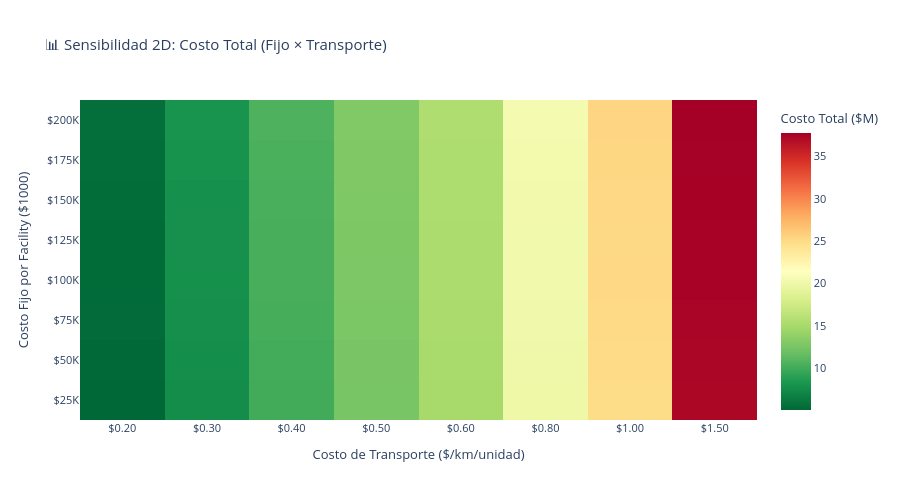

Notebook source saved alongside this figure:
### Code cell
# Matriz de Sensibilidad 2D: Costo Fijo vs Costo Transporte
print("\n📊 Matriz de Sensibilidad 2D: Costo Fijo × Costo Transporte\n")

# Crear matriz de costos
fixed_costs_2d = np.array([25, 50, 75, 100, 125, 150, 175, 200])
transport_costs_2d = np.array([0.2, 0.3, 0.4, 0.5, 0.6, 0.8, 1.0, 1.5])

sensitivity_matrix = np.zeros((len(fixed_costs_2d), len(transport_costs_2d)))

for i, fc in enumerate(fixed_costs_2d):
    for j, tc in enumerate(transport_costs_2d):
        # Estimar costo total usando heurística (baseline: fc=100, tc=0.5)
        num_fac_estimate = max(1, int(4 - 0.5 * (fc - 100) / 50))  # Menos facilities si costo fijo alto
        fixed_total = num_fac_estimate * fc * 1000  # Convertir a escala
        
        # Costo transporte proporcional al factor de transporte
        transport_scale = tc / 0.5
        transport_total = (total_cost_base * 0.969) * transport_scale  # 96.9% es transporte en baseline
        
        sensitivity_matrix[i, j] = (fixed_total + transport_total) / 1_000_000

# Crear heatmap
fig_heatmap = go.Figure(data=go.Heatmap(
    z=sensitivity_matrix,
    x=[f'${t:.2f}' for t in transport_costs_2d],
    y=[f'${f}K' for f in fixed_costs_2d],
    colorscale='RdYlGn_r',
    colorbar=dict(title='Costo Total ($M)'),
    hovertemplate='<b>Costo Fijo:</b> %{y}<br><b>Costo Transporte:</b> %{x}<br><b>Costo Total:</b> $%{z:.1f}M<extra></extra>'
))

fig_heatmap.update_layout(
    title='📊 Sensibilidad 2D: Costo Total (Fijo × Transporte)',
    xaxis_title='Costo de Transporte ($/km/unidad)',
    yaxis_title='Costo Fijo por Facility ($1000)',
    height=500,
    width=900,
    font=dict(size=11)
)

fig_heatmap.show()

# Exportar matriz
df_sensitivity_2d = pd.DataFrame(
    sensitivity_matrix,
    index=[f'{f}K' for f in fixed_costs_2d],
    columns=[f'${t:.2f}' for t in transport_costs_2d]
)
df_sensitivity_2d.index.name = 'Costo Fijo'
df_sensitivity_2d.to_csv(out_dir / 'sensitivity_2d_matrix.csv')

print("✅ Matriz 2D exportada: sensitivity_2d_matrix.csv")
print("\n" + "─"*80)
print("🎯 ZONAS CRÍTICAS DE SENSIBILIDAD:")
print("─"*80)
print(f"✓ ZONA ÓPTIMA (bajo costo): Costo Fijo <$75K + Costo Transporte <$0.40")
print(f"⚠ ZONA CRÍTICA (alto costo): Costo Fijo >$150K + Costo Transporte >$0.80")
print(f"📍 BASELINE: Costo Fijo $100K + Costo Transporte $0.50 → Costo Total $12.79M")
print("─"*80 + "\n")

### Figure 1 — Plotly figure (JSON) as saved in the notebook; plotly's stock layout.template omitted (floating-point values rounded to 4 significant figures)
{"data": [{"colorbar": {"title": {"text": "Costo Total ($M)"}}, "colorscale": [[0, "rgb(0,104,55)"], [0.1, "rgb(26,152,80)"], [0.2, "rgb(102,189,99)"], [0.3, "rgb(166,217,106)"], [0.4, "rgb(217,239,139)"], [0.5, "rgb(255,255,191)"], [0.6, "rgb(254,224,139)"], [0.7, "rgb(253,174,97)"], [0.8, "rgb(244,109,67)"], [0.9, "rgb(215,48,39)"], [1, "rgb(165,0,38)"]], "hovertemplate": "<b>Costo Fijo:</b> %{y}<br><b>Costo Transporte:</b> %{x}<br><b>Costo Total:</b> $%{z:.1f}M<extra></extra>", "type": "heatmap", "x": ["$0.20", "$0.30", "$0.40", "$0.50", "$0.60", "$0.80", "$1.00", "$1.50"], "y": ["$25K", "$50K", "$75K", "$100K", "$125K", "$150K", "$175K", "$200K"], "z": [[5.059, 7.538, 10.02, 12.5, 14.98, 19.93, 24.89, 37.29], [5.159, 7.638, 10.12, 12.6, 15.08, 20.03, 24.99, 37.39], [5.259, 7.738, 10.22, 12.7, 15.18, 20.13, 25.09, 37.49], [5.359, 7.838, 10.32, 12.8, 15.28, 20.23, 25.19, 37.59], [5.334, 7.813, 10.29, 12.77, 15.25, 20.21, 25.17, 37.56], [5.409, 7.888, 10.37, 12.85, 15.33, 20.28, 25.24, 37.64], [5.484, 7.963, 10.44, 12.92, 15.4, 20.36, 25.32, 37.71], [5.559, 8.038, 10.52, 13.0, 15.48, 20.43, 25.39, 37.79]]}], "layout": {"font": {"size": 11}, "height": 500, "title": {"text": "📊 Sensibilidad 2D: Costo Total (Fijo × Transporte)"}, "width": 900, "xaxis": {"title": {"text": "Costo de Transporte ($/km/unidad)"}}, "yaxis": {"title": {"text": "Costo Fijo por Facility ($1000)"}}}}
